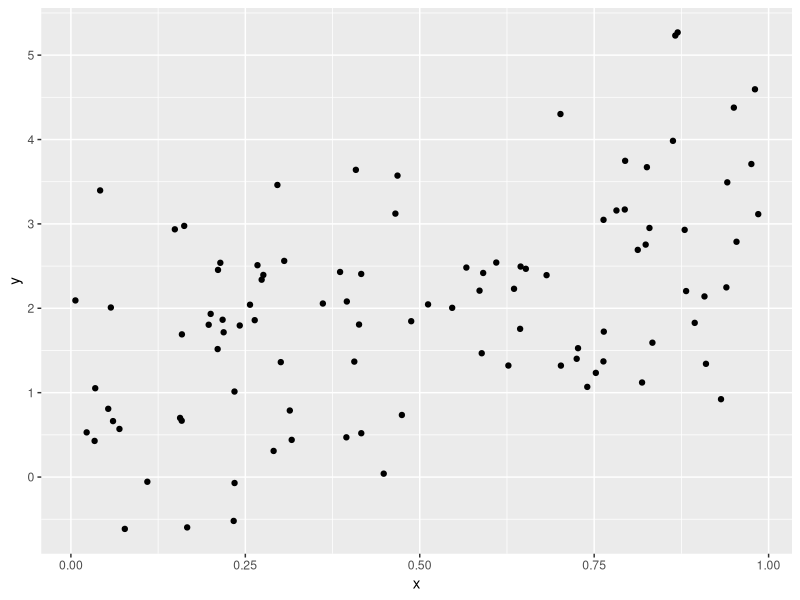

Here is the R script that generated this plot:
## ---- chunk 1
library(tidyverse)

plot_df =
  tibble(
    x = runif(100),
    y = 1 + 2 * x + rnorm(100)
  )


plot_df |>
  ggplot(aes(x = x, y = y)) +
  geom_point()
